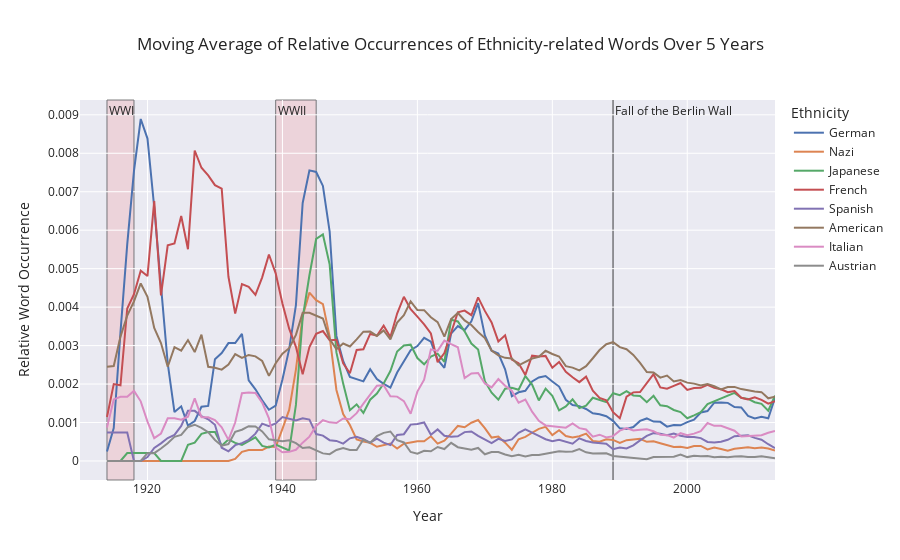

Notebook code cell kept with this figure:
### Markdown cell above
We choose to group the occurrences of word by 5 years sinc the year by year data is high variance.

### Code cell
ethnicities=['German','Nazi','Japanese','French','Spanish','American','Italian','Austrian']
fig = plot_relative_occurrences(df_sum, ethmerged, ethnicities,[
    ('1914', '1918', 'WWI'),
    ('1939', '1945', 'WWII'),
    ('1989', '1989', 'Fall of the Berlin Wall')
])
fig.show()

#fig_json = fig.to_json()

#with open('figures/ethnicity-representation1.json', 'w') as json_file:
#   json.dump(json.loads(fig_json), json_file, indent=4)
